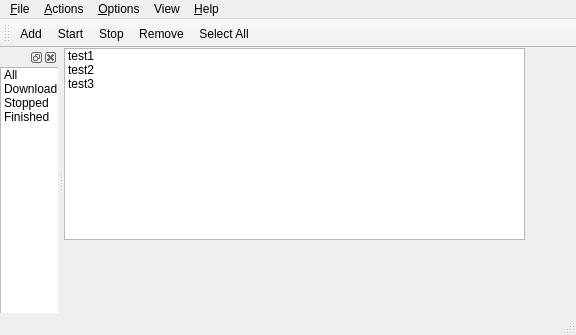
<?xml version="1.0" encoding="UTF-8"?>
<ui version="4.0">
 <class>MainWindow</class>
 <widget class="QMainWindow" name="MainWindow">
  <property name="geometry">
   <rect>
    <x>0</x>
    <y>0</y>
    <width>576</width>
    <height>335</height>
   </rect>
  </property>
  <property name="windowTitle">
   <string>MainWindow</string>
  </property>
  <widget class="QWidget" name="centralwidget">
   <widget class="QListWidget" name="listWidget_2">
    <property name="geometry">
     <rect>
      <x>0</x>
      <y>0</y>
      <width>461</width>
      <height>192</height>
     </rect>
    </property>
    <item>
     <property name="text">
      <string>test1</string>
     </property>
    </item>
    <item>
     <property name="text">
      <string>test2</string>
     </property>
    </item>
    <item>
     <property name="text">
      <string>test3</string>
     </property>
    </item>
   </widget>
  </widget>
  <widget class="QMenuBar" name="menubar">
   <property name="geometry">
    <rect>
     <x>0</x>
     <y>0</y>
     <width>576</width>
     <height>20</height>
    </rect>
   </property>
   <widget class="QMenu" name="menuFile">
    <property name="title">
     <string>&amp;File</string>
    </property>
    <addaction name="actionAdd"/>
    <addaction name="actionImport"/>
    <addaction name="actionExport"/>
    <addaction name="separator"/>
    <addaction name="actionQuit"/>
   </widget>
   <widget class="QMenu" name="menuEdit">
    <property name="title">
     <string>&amp;Actions</string>
    </property>
    <addaction name="actionSelect_All"/>
    <addaction name="actionStart_All"/>
    <addaction name="actionStop_All"/>
    <addaction name="actionStart"/>
    <addaction name="actionStop"/>
    <addaction name="actionRemove"/>
   </widget>
   <widget class="QMenu" name="menuOptions">
    <property name="title">
     <string>&amp;Options</string>
    </property>
    <addaction name="actionPreference"/>
    <addaction name="actionScheduler"/>
   </widget>
   <widget class="QMenu" name="menuHelp">
    <property name="title">
     <string>&amp;Help</string>
    </property>
    <addaction name="actionAbout"/>
   </widget>
   <widget class="QMenu" name="menuView">
    <property name="title">
     <string>View</string>
    </property>
    <addaction name="actionSide_Bar"/>
    <addaction name="actionStatus"/>
   </widget>
   <addaction name="menuFile"/>
   <addaction name="menuEdit"/>
   <addaction name="menuOptions"/>
   <addaction name="menuView"/>
   <addaction name="menuHelp"/>
  </widget>
  <widget class="QStatusBar" name="statusbar"/>
  <widget class="QToolBar" name="toolBar">
   <property name="windowTitle">
    <string>toolBar</string>
   </property>
   <attribute name="toolBarArea">
    <enum>TopToolBarArea</enum>
   </attribute>
   <attribute name="toolBarBreak">
    <bool>false</bool>
   </attribute>
   <addaction name="actionAdd"/>
   <addaction name="actionStart"/>
   <addaction name="actionStop"/>
   <addaction name="actionRemove"/>
   <addaction name="actionSelect_All"/>
  </widget>
  <widget class="QDockWidget" name="dockWidget">
   <attribute name="dockWidgetArea">
    <number>1</number>
   </attribute>
   <widget class="QWidget" name="dockWidgetContents">
    <widget class="QListWidget" name="listWidget">
     <property name="geometry">
      <rect>
       <x>0</x>
       <y>0</y>
       <width>101</width>
       <height>311</height>
      </rect>
     </property>
     <item>
      <property name="text">
       <string>All</string>
      </property>
     </item>
     <item>
      <property name="text">
       <string>Downloading</string>
      </property>
     </item>
     <item>
      <property name="text">
       <string>Stopped</string>
      </property>
     </item>
     <item>
      <property name="text">
       <string>Finished</string>
      </property>
     </item>
     <item>
      <property name="text">
       <string/>
      </property>
     </item>
    </widget>
   </widget>
  </widget>
  <action name="actionExport">
   <property name="text">
    <string>Export</string>
   </property>
  </action>
  <action name="actionSelect_All">
   <property name="text">
    <string>Select All</string>
   </property>
  </action>
  <action name="actionStart_All">
   <property name="text">
    <string>Start All</string>
   </property>
  </action>
  <action name="actionStop_All">
   <property name="text">
    <string>Stop All</string>
   </property>
  </action>
  <action name="actionStart">
   <property name="text">
    <string>Start</string>
   </property>
  </action>
  <action name="actionStop">
   <property name="text">
    <string>Stop</string>
   </property>
  </action>
  <action name="actionRemove">
   <property name="text">
    <string>Remove</string>
   </property>
  </action>
  <action name="actionPreference">
   <property name="text">
    <string>Preferences</string>
   </property>
  </action>
  <action name="actionScheduler">
   <property name="text">
    <string>Scheduler</string>
   </property>
  </action>
  <action name="actionAbout">
   <property name="text">
    <string>About</string>
   </property>
  </action>
  <action name="actionQuit">
   <property name="text">
    <string>Quit</string>
   </property>
  </action>
  <action name="actionAdd">
   <property name="text">
    <string>Add</string>
   </property>
  </action>
  <action name="actionImport">
   <property name="text">
    <string>Import</string>
   </property>
  </action>
  <action name="actionSide_Bar">
   <property name="text">
    <string>Side Bar</string>
   </property>
  </action>
  <action name="actionStatus">
   <property name="text">
    <string>Status</string>
   </property>
  </action>
 </widget>
 <resources/>
 <connections/>
</ui>
